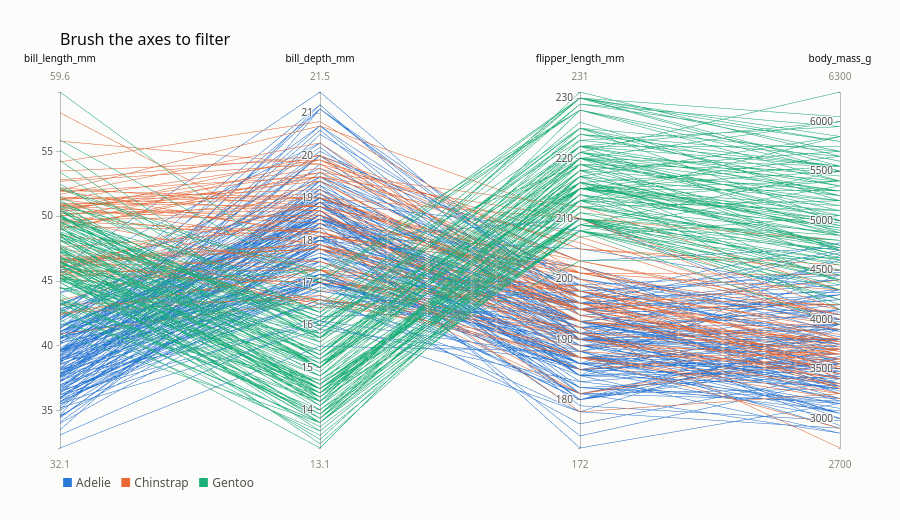

Notebook code cell kept with this figure:
### Code cell
pc.parallel_coordinates(pen, dims, 'species', backend='plotly', title='Brush the axes to filter')

### Figure 1 — Plotly figure (JSON) as saved in the notebook; plotly's stock layout.template omitted (floating-point values rounded to 4 significant figures; data arrays with more than 128 entries replaced by an {"elided": "..."} marker saying what was removed)
{"data": [{"dimensions": [{"label": "bill_length_mm", "values": {"elided": "342 float values"}}, {"label": "bill_depth_mm", "values": {"elided": "342 float values"}}, {"label": "flipper_length_mm", "values": {"elided": "342 float values"}}, {"label": "body_mass_g", "values": {"elided": "342 float values"}}], "labelfont": {"color": "#0b0b0b"}, "line": {"cmax": 3, "cmin": 0, "color": {"elided": "342 int values"}, "colorscale": [[0, "#2a78d6"], [0.3333, "#2a78d6"], [0.3333, "#eb6834"], [0.6667, "#eb6834"], [0.6667, "#1baf7a"], [1, "#1baf7a"]], "showscale": false}, "rangefont": {"color": "#898781"}, "tickfont": {"color": "#52514e"}, "type": "parcoords"}], "layout": {"annotations": [{"font": {"color": "#52514e"}, "showarrow": false, "text": "<span style='color:#2a78d6'>■</span> Adelie   <span style='color:#eb6834'>■</span> Chinstrap   <span style='color:#1baf7a'>■</span> Gentoo", "x": 0, "xanchor": "left", "xref": "paper", "y": -0.12, "yref": "paper"}], "height": 520, "margin": {"b": 70, "l": 60, "r": 60, "t": 90}, "title": {"text": "Brush the axes to filter"}}}
